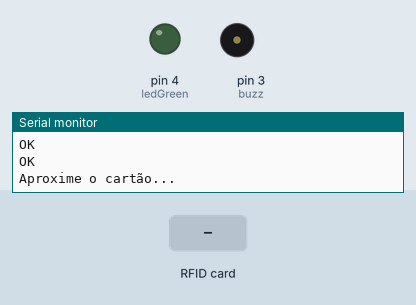
This sketch was run on a simulated Arduino Uno, built with avr-gcc and run on an emulated ATmega328P. Shown: output pins drawn as LEDs (lit = HIGH), buzzer (waves = sounding), the last lines printed to the serial monitor. Inputs (shaded band) come from the test bench. The modem accepts every AT command (registered, SIM ready, sends succeed) and sends nothing else; pins used as bus, display or sensor lines are not drawn.

Above: at 19.3 s.
19.4 s: RFID card 5E 7A 19 C4 held to the reader
At 19.51 s:
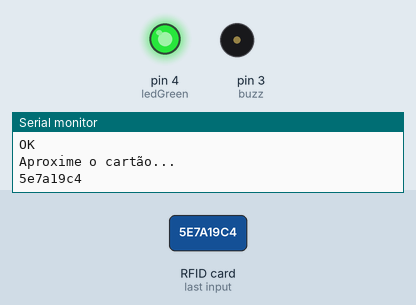
At 20.0 s:
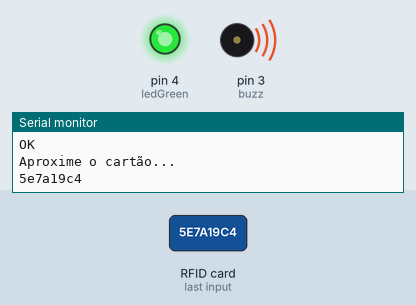
Timing chart, 0 to 22.4 s (numbered marks = the images above; inputs shaded):
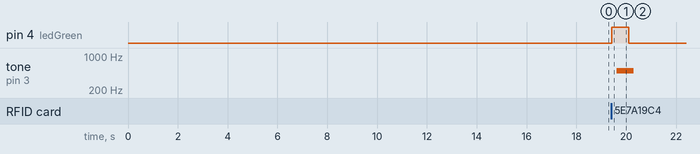

Measured:
- after the input at 19.4 s, pin 4 (ledGreen): LOW → HIGH at once, → LOW 0.70 s later; tone on pin 3 (buzz): silent → 500 Hz after 0.21 s, → silent 0.70 s later

The sketch:

ConexaoWiFi_RFID.ino
```cpp
/*
 * Autor: Arley Souto
 * Data:31/07/2020
 * Projeto: Conexão e validação com RFID
 */

//Bibliotecas utilizadas
#include "SPI.h"
#include "MFRC522.h"
#include "WiFiEsp.h"
#include <SoftwareSerial.h>
#include <ArduinoJson.h>
//-----------------------------------------------------------------//

//Leitura do RFID defines
#define SS_PIN 10
#define RST_PIN 9
#define DEBUG true
#define buzz 3
#define ledGreen 4
//------------------------------------------------------------------//
//variaveis
String ssid = "Inst Brasilia de Tec e Inov 2G";
String pass = "#ibti@2019";
String strID = "";
String servidor = "192.168.2.211";
String uri = "/WiFiRFID?RFID=";
String sendData(String command, const int timeout, boolean debug);

//--------------------------------------------------------------------//
//Acesso a biblioteca do RFID criando duas instancia relacionado aos pins
MFRC522 rfid(SS_PIN, RST_PIN);//conexão RFID 10, 9
SoftwareSerial wifi(6, 7);//conexão com wifi

//-------------------------------------------------------------

 void cadastro(){
  digitalWrite(ledGreen, HIGH);
  delay(200);
  tone(buzz, 500);
  delay(500);
  digitalWrite(ledGreen, LOW);
  delay(200);
  noTone(buzz);
 }


void setup() {
  //Esses dois comando tem que estar a cima de todos os sendData
  Serial.begin(9600);//executa o monitor serial
  wifi.begin(9600);//monitora o wifi pelo monitor serial
  while(!Serial) continue;


  //Lista as oonexoes disponiveis
  sendData("AT+CWLAP\r\n", 2000, DEBUG);

  // Configura o mode de operacao
  // ? -Lista modos validos, 1- Modo Cliente, 2- Modo Host, 3-Cliente e Host
  sendData("AT+CWMODE=1\r\n",2000,DEBUG);

  // Reseta a ESP-01
 //sendData("AT+RST\r\n", 2000, DEBUG); // rst

 // conecta a rede escolhida
  sendData("AT+CWJAP=\""+ssid+"\",\""+pass+"\"\r\n",10000,DEBUG);

  // Lista o ip adquirido pela ESP-01
  sendData("AT+CIFSR\r\n", 2000, DEBUG);

  // Configura para multiplas conexoes
  sendData("AT+CIPMUX=1\r\n", 2000, DEBUG);


  //LED_BUILTIN está localizado na porta 13 do arduino UNO
  pinMode(ledGreen, OUTPUT);
  pinMode(buzz, OUTPUT);
  SPI.begin();
  rfid.PCD_Init();//inicia o RFID
  rfid.PCD_SetAntennaGain(rfid.RxGain_max);
  //server.begin();
  Serial.println("Aproxime o cartão...");//Apenas mostra no monitor quando for a hora de aproximar o RFID card
}


void loop() {
  //Condição fica observando se tem algum cartão e se já é cadastrado
  if(!rfid.PICC_IsNewCardPresent() || !rfid.PICC_ReadCardSerial()){
    delay(100);
    return;//caso algumas destas condição seja falsa ele vai continuar fazendo a leitura
  }


  for(byte i = 0; i<rfid.uid.size; i++){//faz com seja gerado o HEXADECIMAL
    //Serial.print(rfid.uid.uidByte[i] < 0x10 ? "0" : "");
    //Serial.print(rfid.uid.uidByte[i], HEX);
    //strID.concat(String(rfid.uid.uidByte[i] < 0x10 ? "0" : ""));
    strID.concat(String(rfid.uid.uidByte[i], HEX));
  }


  String dado = strID;//variavel que recebe o HEX em String
  Serial.println("\n"+dado);//mostrao HEX que do RFID
  dado.toUpperCase();//passa de letra minuscula para mauscula antes de enviar
  //rfid.PICC_HaltA();
  //rfid.PCD_StopCrypto1();

  //testa para ver se tem alguma coisa na variavel dados, apenas para o led o buzzer
  if(dado != "" ){
    cadastro();
  }


  //Dados que serão enviados
  String get = "GET " + uri + dado + " HTTP/1.0\r\n" + "Host:" + servidor +"\r\n" + "Connection: close\r\n\r\n";


  //Envia Dados
  String cipSend = "AT+CIPSEND=";

  cipSend += 2;
  cipSend += ",";
  cipSend += get.length();
  cipSend += "\r\n";

  // Escolhe entre conexão TCP ou UDP com o servidor.
  // Id identificador, endereço do servidos e porta
  sendData("AT+CIPSTART=2,\"TCP\",\"" + servidor + "\",4002\r\n",5000,DEBUG);

  //envia primeiro o tamanho dos dados, e depois os dados
  sendData(cipSend, 3000, DEBUG);
  sendData(get, 3000, DEBUG);

  StaticJsonDocument<200> doc;//inicializa a biblioteca
  char json[] = "{\"resposta\":\"teste""\"}";
  DeserializationError error = deserializeJson(doc, json);
  if(error){
    Serial.print(F("Deserialization() failed(): "));
    Serial.println(error.c_str());
    return;
  }

  bool resposta = doc[DEBUG];
  Serial.print(resposta);

  strID="";

  //Encerra o comando
  String closeCommand = "AT+CIPCLOSE=";
  closeCommand+=2;
  closeCommand+="\r\n";
  //envia os comandos de encerramento
  sendData(closeCommand, 2000, false);//esta linha está como false porem é certo é o DEBUG


}
 String sendData(String command, const int timeout, boolean debug){
    String response = "";
    wifi.print(command);
    long int time = millis();

    while((time + timeout) > millis()){
      while(wifi.available()){
        char c = wifi.read();
        response += c;
      }
    }
    if(debug){
      Serial.print(response);
    }
    return response;
  }
```
